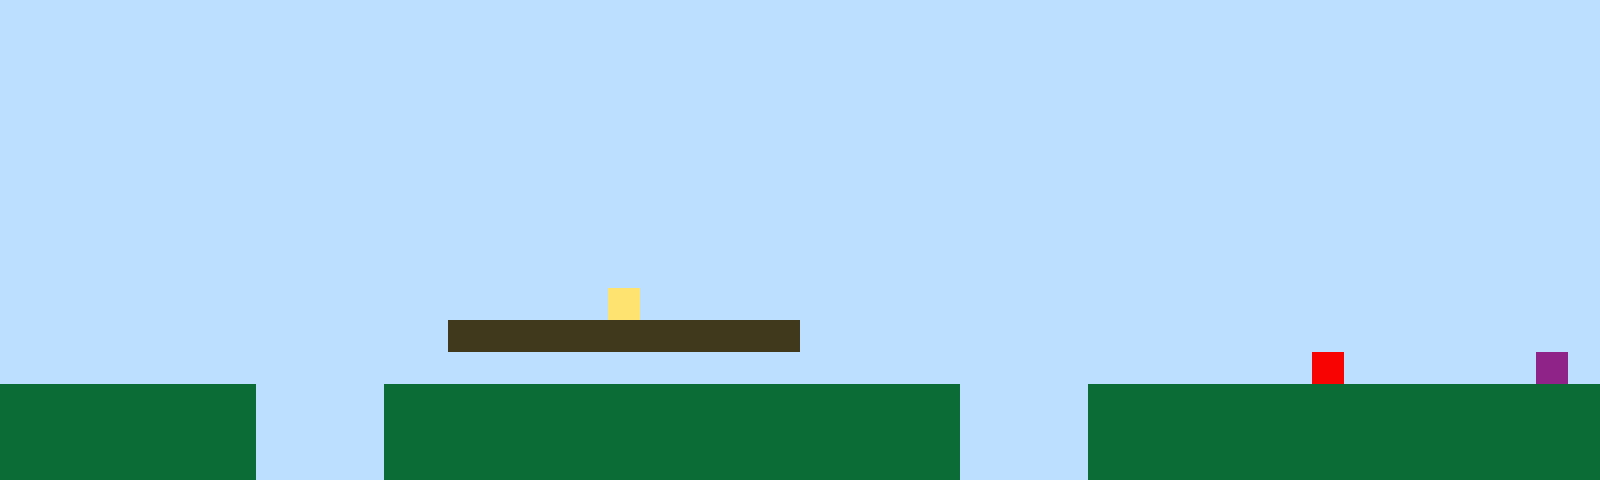

Tiled map render using the project's own tile images. Description and the whole map definition, tile-layer contents included, below:
An orthogonal 50x15 tile map with 32x32 px tiles, 1 tile layer (Tile Layer 1).

<map version="1.10" tiledversion="1.11.2" orientation="orthogonal" renderorder="right-up" width="50" height="15" tilewidth="32" tileheight="32" infinite="0" nextlayerid="2" nextobjectid="1"><editorsettings><export target="map1.csv" format="csv" /></editorsettings><tileset firstgid="1" name="sprites" tilewidth="32" tileheight="32" tilecount="6" columns="3"><image source="sprites.png" width="96" height="64" /></tileset><layer id="1" name="Tile Layer 1" width="50" height="15"><data encoding="csv">1,1,1,1,1,1,1,1,1,1,1,1,1,1,1,1,1,1,1,1,1,1,1,1,1,1,1,1,1,1,1,1,1,1,1,1,1,1,1,1,1,1,1,1,1,1,1,1,1,1,1,1,1,1,1,1,1,1,1,1,1,1,1,1,1,1,1,1,1,1,1,1,1,1,1,1,1,1,1,1,1,1,1,1,1,1,1,1,1,1,1,1,1,1,1,1,1,1,1,1,1,1,1,1,1,1,1,1,1,1,1,1,1,1,1,1,1,1,1,1,1,1,1,1,1,1,1,1,1,1,1,1,1,1,1,1,1,1,1,1,1,1,1,1,1,1,1,1,1,1,1,1,1,1,1,1,1,1,1,1,1,1,1,1,1,1,1,1,1,1,1,1,1,1,1,1,1,1,1,1,1,1,1,1,1,1,1,1,1,1,1,1,1,1,1,1,1,1,1,1,1,1,1,1,1,1,1,1,1,1,1,1,1,1,1,1,1,1,1,1,1,1,1,1,1,1,1,1,1,1,1,1,1,1,1,1,1,1,1,1,1,1,1,1,1,1,1,1,1,1,1,1,1,1,1,1,1,1,1,1,1,1,1,1,1,1,1,1,1,1,1,1,1,1,1,1,1,1,1,1,1,1,1,1,1,1,1,1,1,1,1,1,1,1,1,1,1,1,1,1,1,1,1,1,1,1,1,1,1,1,1,1,1,1,1,1,1,1,1,1,1,1,1,1,1,1,1,1,1,1,1,1,1,1,1,1,1,1,1,1,1,1,1,1,1,1,1,1,1,1,1,1,1,1,1,1,1,1,1,1,1,1,1,1,1,1,1,1,1,1,1,1,1,1,1,1,1,1,1,1,1,1,1,1,1,1,1,1,1,1,1,1,1,1,1,1,1,1,1,1,1,1,1,1,1,1,1,1,1,1,1,1,1,1,1,1,1,1,1,1,1,1,1,1,1,1,1,1,1,1,1,1,1,1,1,1,1,1,1,1,1,1,1,1,1,1,1,1,1,1,1,1,1,1,1,1,1,1,1,1,1,1,1,1,1,1,1,1,1,4,1,1,1,1,1,1,1,1,1,1,1,1,1,1,1,1,1,1,1,1,1,1,1,1,1,1,1,1,1,1,1,1,1,1,1,1,1,1,1,1,1,1,1,1,3,3,3,3,3,3,3,3,3,3,3,1,1,1,1,1,1,1,1,1,1,1,1,1,1,1,1,1,1,1,1,1,1,1,1,1,1,1,1,1,1,1,1,1,1,1,1,1,1,1,1,1,1,1,1,1,1,1,1,1,1,1,1,1,1,1,1,1,1,1,1,1,1,1,1,1,1,5,1,1,1,1,1,1,6,1,2,2,2,2,2,2,2,2,1,1,1,1,2,2,2,2,2,2,2,2,2,2,2,2,2,2,2,2,2,2,1,1,1,1,2,2,2,2,2,2,2,2,2,2,2,2,2,2,2,2,2,2,2,2,2,2,2,2,1,1,1,1,2,2,2,2,2,2,2,2,2,2,2,2,2,2,2,2,2,2,1,1,1,1,2,2,2,2,2,2,2,2,2,2,2,2,2,2,2,2,2,2,2,2,2,2,2,2,1,1,1,1,2,2,2,2,2,2,2,2,2,2,2,2,2,2,2,2,2,2,1,1,1,1,2,2,2,2,2,2,2,2,2,2,2,2,2,2,2,2</data></layer></map>
